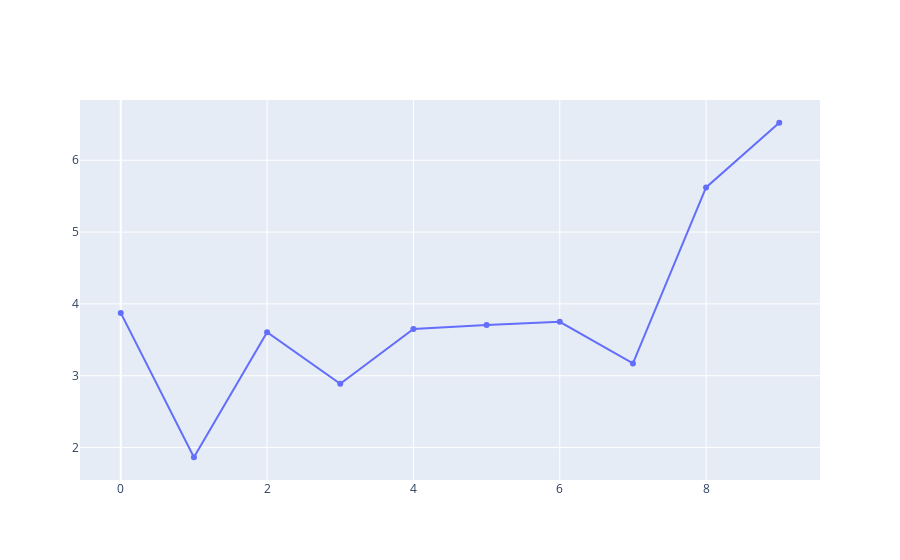

Write notebook code for a chart like this one.
### Code cell
go.Figure().add_scatter(x=[i for i in range(0, len(comparison))], y=comparison['Hash/Vec'])

### Figure 1 — Plotly figure (JSON) as saved in the notebook; plotly's stock layout.template omitted (floating-point values rounded to 4 significant figures)
{"data": [{"type": "scatter", "x": [0, 1, 2, 3, 4, 5, 6, 7, 8, 9], "y": [3.875, 1.865, 3.605, 2.888, 3.65, 3.707, 3.75, 3.171, 5.621, 6.522]}], "layout": {}}
